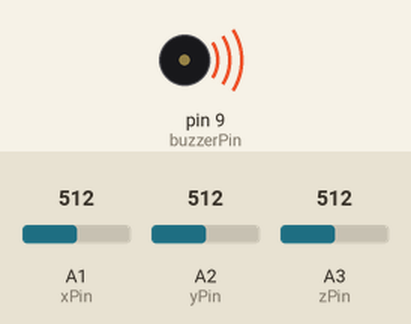
A sketch run on a simulated Arduino Uno, built with avr-gcc and run on an emulated ATmega328P. On the bench: buzzer (waves = sounding, pin HIGH). The inputs (shaded band) are chosen by the test bench; at power-on: A1 (xPin) = 512, A2 (yPin) = 512, A3 (zPin) = 512. What the sketch prints to the serial monitor is not drawn.

Above: at 0.1 s.
Timing chart, 0 to 1.6 s (numbered marks = the images above):
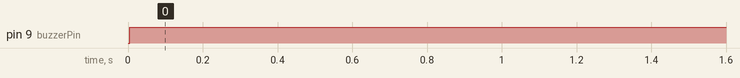

The sketch:

earthquake_detector_lcd.ino
```cpp
//#include <SoftwareSerial.h>

//SoftwareSerial getar(2,3); //RX, TX

//data tampung

int buzzerPin = 9;
int ledPin = 13;

//--------------------------------------------------------------
#define xPin A1
#define yPin A2
#define zPin A3
//--------------------------------------------------------------
// Calibrated minimum and maximum Raw Ranges for each axis
// Use calibration.ino file to get these values
//MMMMMMMMMMMMMMMMMMMMMMMMMMMMM
int xMin = 315;
int xMax = 350;
//MMMMMMMMMMMMMMMMMMMMMMMMMMMMM
int yMin = 325;
int yMax = 350;
//MMMMMMMMMMMMMMMMMMMMMMMMMMMMM
int zMin = 300;
int zMax = 500;
//MMMMMMMMMMMMMMMMMMMMMMMMMMMMM
//--------------------------------------------------------------
// Take multiple samples to reduce noise
const int samples = 10;

// Threshold values for each axis
const int xThreshold = 1; // Adjust as needed
const int yThreshold = 1; // Adjust as needed
const int zThreshold = 1; // Adjust as needed
//--------------------------------------------------------------

void setup()
{
  Serial.begin(9600);
  //getar.begin(9600);
  digitalWrite(buzzerPin, LOW);
  pinMode(buzzerPin, OUTPUT);

}

void loop(){

  kirimdata();
  //baca permintaan esp
  String minta = "";
  while (Serial.available() > 0)
  {
    minta += char (Serial.read());
  }
  // buang spasi
  minta.trim();
  // uji variable minta
  if(minta == "Ya"){
    kirimdata();
  }

  minta = "";
  delay(1000);
}

void kirimdata()
{
  //--------------------------------------------------------------
  //Read raw values
  int xRaw=0, yRaw=0, zRaw=0;
  for(int i=0; i<samples; i++)
  {
    xRaw += analogRead(xPin);
    yRaw += analogRead(yPin);
    zRaw += analogRead(zPin);
  }
  xRaw /= samples;
  yRaw /= samples;
  zRaw /= samples;
  //--------------------------------------------------------------
  //Convert raw values to 'milli-Gs"
  //Convert value of RawMin to -1000
  //Convert value of RawMax to 1000
  long xMilliG = map(xRaw, xMin, xMax, -1000, 1000);
  long yMilliG = map(yRaw, yMin, yMax, -1000, 1000);
  long zMilliG = map(zRaw, zMin, zMax, -1000, 1000);
  //--------------------------------------------------------------
  // re-scale to fractional Gs
  float x_g_value = xMilliG / 1000.0;
  float y_g_value = yMilliG / 1000.0;
  float z_g_value = zMilliG / 1000.0;
  //--------------------------------------------------------------

  // Check if any axis exceeds the threshold
  if (abs(x_g_value) > xThreshold || abs(y_g_value) > yThreshold || abs(z_g_value) > zThreshold) {
    // Shake or seismic activity detected
    Serial.print("(");
    Serial.print("x: ");
    Serial.print(x_g_value, 0);
    Serial.print("G, y: ");
    Serial.print(y_g_value, 0);
    Serial.print("G, z: ");
    Serial.print(z_g_value, 0);
    Serial.println("G)");
    digitalWrite(buzzerPin, HIGH);
    digitalWrite(ledPin, HIGH); // Tahan getaran selama 1 detik
    //=================================
    //getar.print("TERDETEKSI GETARAN / KEMIRINGAN (");
    //getar.print("x: ");
    //getar.print(x_g_value, 0);
    //getar.print("G, y: ");
    //getar.print(y_g_value, 0);
    //getar.print("G, z: ");
    //getar.print(z_g_value, 0);
    //getar.println("G)");

  } else {
    // Print the acceleration values
    Serial.print("x: ");
    Serial.print(x_g_value, 0);
    Serial.print("G, y: ");
    Serial.print(y_g_value, 0);
    Serial.print("G, z: ");
    Serial.print(z_g_value, 0);
    Serial.println("G");
    digitalWrite(buzzerPin, LOW);
    digitalWrite(ledPin, LOW);

  }
  // variabel kirim data
  String datakirim = String(x_g_value) + "#" + String(y_g_value) + "#" + String(z_g_value) + "\n";
  Serial.print(datakirim);
  delay(300);
}
```

Measured:
- by itself, pin 9 (buzzerPin): LOW → HIGH at 0.00 s
